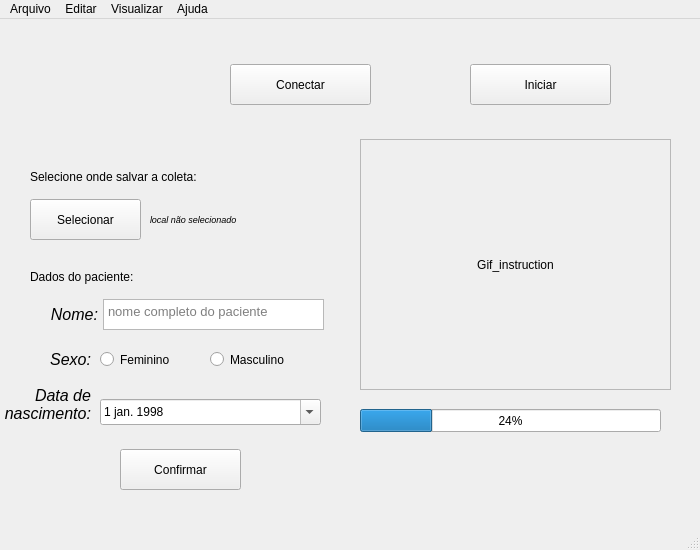
<?xml version="1.0" encoding="UTF-8"?>
<ui version="4.0">
 <class>MotionSense</class>
 <widget class="QMainWindow" name="MotionSense">
  <property name="windowModality">
   <enum>Qt::ApplicationModal</enum>
  </property>
  <property name="geometry">
   <rect>
    <x>0</x>
    <y>0</y>
    <width>700</width>
    <height>550</height>
   </rect>
  </property>
  <property name="windowTitle">
   <string>MotionSense</string>
  </property>
  <property name="autoFillBackground">
   <bool>true</bool>
  </property>
  <property name="locale">
   <locale language="Portuguese" country="Brazil"/>
  </property>
  <widget class="QWidget" name="centralwidget">
   <widget class="QLabel" name="label">
    <property name="geometry">
     <rect>
      <x>10</x>
      <y>20</y>
      <width>181</width>
      <height>101</height>
     </rect>
    </property>
    <property name="autoFillBackground">
     <bool>false</bool>
    </property>
    <property name="text">
     <string/>
    </property>
    <property name="pixmap">
     <pixmap>images/logo.png</pixmap>
    </property>
    <property name="scaledContents">
     <bool>true</bool>
    </property>
   </widget>
   <widget class="QPushButton" name="btnConnect">
    <property name="geometry">
     <rect>
      <x>230</x>
      <y>45</y>
      <width>141</width>
      <height>41</height>
     </rect>
    </property>
    <property name="text">
     <string>Conectar</string>
    </property>
   </widget>
   <widget class="QPushButton" name="btnStartStop">
    <property name="geometry">
     <rect>
      <x>470</x>
      <y>45</y>
      <width>141</width>
      <height>41</height>
     </rect>
    </property>
    <property name="text">
     <string>Iniciar</string>
    </property>
   </widget>
   <widget class="QLabel" name="label_2">
    <property name="geometry">
     <rect>
      <x>30</x>
      <y>150</y>
      <width>301</width>
      <height>16</height>
     </rect>
    </property>
    <property name="text">
     <string>Selecione onde salvar a coleta:</string>
    </property>
   </widget>
   <widget class="QPushButton" name="btnSelectLocation">
    <property name="geometry">
     <rect>
      <x>30</x>
      <y>180</y>
      <width>111</width>
      <height>41</height>
     </rect>
    </property>
    <property name="text">
     <string>Selecionar</string>
    </property>
   </widget>
   <widget class="QLabel" name="lblFolder">
    <property name="geometry">
     <rect>
      <x>150</x>
      <y>180</y>
      <width>191</width>
      <height>41</height>
     </rect>
    </property>
    <property name="font">
     <font>
      <pointsize>7</pointsize>
      <italic>true</italic>
     </font>
    </property>
    <property name="text">
     <string>local não selecionado</string>
    </property>
   </widget>
   <widget class="QProgressBar" name="progressBar">
    <property name="geometry">
     <rect>
      <x>360</x>
      <y>390</y>
      <width>301</width>
      <height>23</height>
     </rect>
    </property>
    <property name="value">
     <number>24</number>
    </property>
   </widget>
   <widget class="QLabel" name="label_5">
    <property name="geometry">
     <rect>
      <x>30</x>
      <y>250</y>
      <width>301</width>
      <height>16</height>
     </rect>
    </property>
    <property name="text">
     <string>Dados do paciente:</string>
    </property>
   </widget>
   <widget class="QPlainTextEdit" name="txtName">
    <property name="geometry">
     <rect>
      <x>103</x>
      <y>280</y>
      <width>221</width>
      <height>31</height>
     </rect>
    </property>
    <property name="font">
     <font>
      <pointsize>10</pointsize>
      <italic>false</italic>
     </font>
    </property>
    <property name="cursor" stdset="0">
     <cursorShape>IBeamCursor</cursorShape>
    </property>
    <property name="horizontalScrollBarPolicy">
     <enum>Qt::ScrollBarAlwaysOff</enum>
    </property>
    <property name="placeholderText">
     <string>nome completo do paciente</string>
    </property>
   </widget>
   <widget class="QLabel" name="label_6">
    <property name="geometry">
     <rect>
      <x>37</x>
      <y>285</y>
      <width>61</width>
      <height>21</height>
     </rect>
    </property>
    <property name="font">
     <font>
      <pointsize>12</pointsize>
      <italic>true</italic>
     </font>
    </property>
    <property name="text">
     <string>Nome:</string>
    </property>
    <property name="alignment">
     <set>Qt::AlignRight|Qt::AlignTrailing|Qt::AlignVCenter</set>
    </property>
   </widget>
   <widget class="QDateEdit" name="datePicker">
    <property name="geometry">
     <rect>
      <x>100</x>
      <y>380</y>
      <width>221</width>
      <height>26</height>
     </rect>
    </property>
    <property name="dateTime">
     <datetime>
      <hour>0</hour>
      <minute>0</minute>
      <second>0</second>
      <year>1998</year>
      <month>01</month>
      <day>01</day>
     </datetime>
    </property>
    <property name="currentSection">
     <enum>QDateTimeEdit::YearSection</enum>
    </property>
    <property name="calendarPopup">
     <bool>true</bool>
    </property>
   </widget>
   <widget class="QLabel" name="label_7">
    <property name="geometry">
     <rect>
      <x>30</x>
      <y>330</y>
      <width>61</width>
      <height>21</height>
     </rect>
    </property>
    <property name="font">
     <font>
      <pointsize>12</pointsize>
      <italic>true</italic>
     </font>
    </property>
    <property name="text">
     <string>Sexo:</string>
    </property>
    <property name="alignment">
     <set>Qt::AlignRight|Qt::AlignTrailing|Qt::AlignVCenter</set>
    </property>
   </widget>
   <widget class="QLabel" name="label_8">
    <property name="geometry">
     <rect>
      <x>0</x>
      <y>360</y>
      <width>91</width>
      <height>51</height>
     </rect>
    </property>
    <property name="font">
     <font>
      <pointsize>12</pointsize>
      <italic>true</italic>
     </font>
    </property>
    <property name="text">
     <string>Data de 
nascimento:</string>
    </property>
    <property name="alignment">
     <set>Qt::AlignRight|Qt::AlignTrailing|Qt::AlignVCenter</set>
    </property>
   </widget>
   <widget class="QRadioButton" name="rbtnFemale">
    <property name="geometry">
     <rect>
      <x>100</x>
      <y>330</y>
      <width>104</width>
      <height>21</height>
     </rect>
    </property>
    <property name="text">
     <string>Feminino</string>
    </property>
    <attribute name="buttonGroup">
     <string notr="true">buttonGroup</string>
    </attribute>
   </widget>
   <widget class="QRadioButton" name="rbtnMale">
    <property name="geometry">
     <rect>
      <x>210</x>
      <y>330</y>
      <width>104</width>
      <height>21</height>
     </rect>
    </property>
    <property name="text">
     <string>Masculino</string>
    </property>
    <attribute name="buttonGroup">
     <string notr="true">buttonGroup</string>
    </attribute>
   </widget>
   <widget class="QPushButton" name="btnPatientData">
    <property name="geometry">
     <rect>
      <x>120</x>
      <y>430</y>
      <width>121</width>
      <height>41</height>
     </rect>
    </property>
    <property name="text">
     <string>Confirmar</string>
    </property>
   </widget>
   <widget class="QFrame" name="animation_frame">
    <property name="geometry">
     <rect>
      <x>360</x>
      <y>120</y>
      <width>311</width>
      <height>251</height>
     </rect>
    </property>
    <property name="frameShape">
     <enum>QFrame::StyledPanel</enum>
    </property>
    <property name="frameShadow">
     <enum>QFrame::Raised</enum>
    </property>
    <widget class="QLabel" name="label_4">
     <property name="geometry">
      <rect>
       <x>0</x>
       <y>0</y>
       <width>311</width>
       <height>251</height>
      </rect>
     </property>
     <property name="text">
      <string>Gif_instruction</string>
     </property>
     <property name="alignment">
      <set>Qt::AlignCenter</set>
     </property>
    </widget>
   </widget>
   <widget class="QLabel" name="lblBlue">
    <property name="geometry">
     <rect>
      <x>370</x>
      <y>50</y>
      <width>32</width>
      <height>32</height>
     </rect>
    </property>
    <property name="text">
     <string/>
    </property>
    <property name="pixmap">
     <pixmap>images/bluetooth.png</pixmap>
    </property>
   </widget>
   <widget class="QLabel" name="lblState">
    <property name="geometry">
     <rect>
      <x>610</x>
      <y>50</y>
      <width>32</width>
      <height>32</height>
     </rect>
    </property>
    <property name="text">
     <string/>
    </property>
    <property name="pixmap">
     <pixmap>images/ball_gray.png</pixmap>
    </property>
    <property name="scaledContents">
     <bool>true</bool>
    </property>
   </widget>
  </widget>
  <widget class="QMenuBar" name="menubar">
   <property name="geometry">
    <rect>
     <x>0</x>
     <y>0</y>
     <width>684</width>
     <height>22</height>
    </rect>
   </property>
   <widget class="QMenu" name="menuFile">
    <property name="title">
     <string>Arquivo</string>
    </property>
    <addaction name="actionNovo"/>
    <addaction name="actionSalvar"/>
    <addaction name="actionSalvar_como"/>
   </widget>
   <widget class="QMenu" name="menuEditar">
    <property name="title">
     <string>Editar</string>
    </property>
    <addaction name="actionPrefer_ncias"/>
   </widget>
   <widget class="QMenu" name="menuVisualizar">
    <property name="title">
     <string>Visualizar</string>
    </property>
   </widget>
   <widget class="QMenu" name="menuAjuda">
    <property name="title">
     <string>Ajuda</string>
    </property>
    <addaction name="actionManual"/>
    <addaction name="actionReposit_rio"/>
    <addaction name="actionReportar"/>
    <addaction name="separator"/>
    <addaction name="actionSobre"/>
   </widget>
   <addaction name="menuFile"/>
   <addaction name="menuEditar"/>
   <addaction name="menuVisualizar"/>
   <addaction name="menuAjuda"/>
  </widget>
  <widget class="QStatusBar" name="statusbar"/>
  <action name="actionManual">
   <property name="text">
    <string>Manual</string>
   </property>
  </action>
  <action name="actionReposit_rio">
   <property name="text">
    <string>Repositório</string>
   </property>
  </action>
  <action name="actionReportar">
   <property name="text">
    <string>Reportar</string>
   </property>
  </action>
  <action name="actionSobre">
   <property name="text">
    <string>Sobre</string>
   </property>
  </action>
  <action name="actionAlterar_repeti_es">
   <property name="text">
    <string>Alterar repetições</string>
   </property>
  </action>
  <action name="actionAlterar_tempo">
   <property name="text">
    <string>Alterar tempo</string>
   </property>
  </action>
  <action name="actionDesacoplar_instru_es">
   <property name="text">
    <string>Desacoplar instruções</string>
   </property>
  </action>
  <action name="actionPrefer_ncias">
   <property name="text">
    <string>Preferências</string>
   </property>
  </action>
  <action name="actionSalvar">
   <property name="text">
    <string>Salvar</string>
   </property>
  </action>
  <action name="actionSalvar_como">
   <property name="text">
    <string>Salvar como...</string>
   </property>
  </action>
  <action name="actionNovo">
   <property name="text">
    <string>Novo</string>
   </property>
  </action>
 </widget>
 <resources/>
 <connections/>
 <buttongroups>
  <buttongroup name="buttonGroup"/>
 </buttongroups>
</ui>
